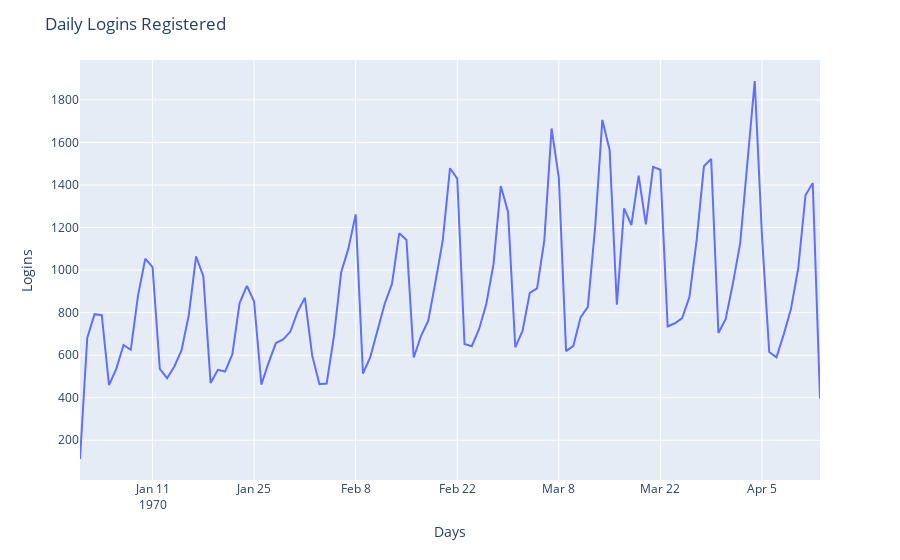

The cell this chart's notebook holds for it:
### Code cell
fig= px.line(int_15_daily, x= 'login_time', y= 'daily_login')
fig.update_layout(title= 'Daily Logins Registered', xaxis_title= 'Days', yaxis_title= 'Logins')
